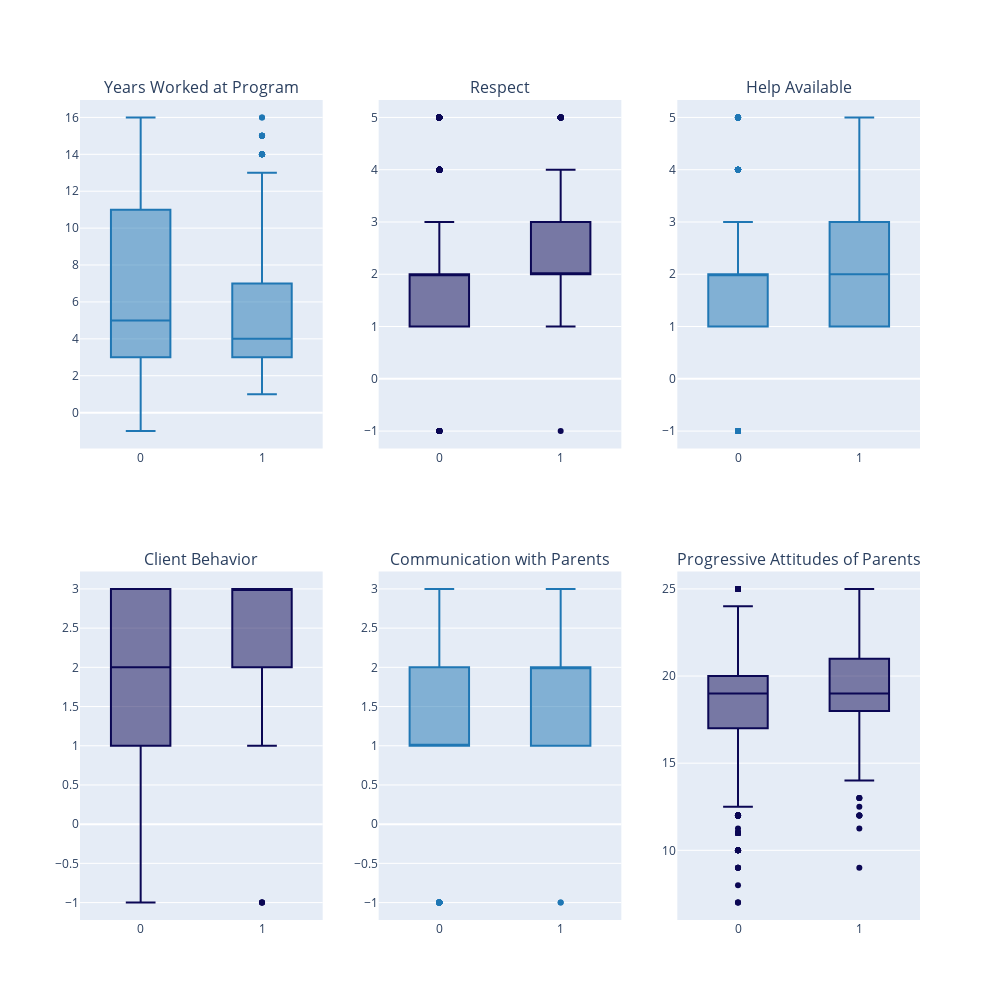

Notebook cell for this chart:
### Code cell
from plotly.subplots import make_subplots
import plotly.graph_objects as go

fig = make_subplots(rows=2, cols=3,vertical_spacing = 0.15, subplot_titles = titles2
)


j=1
for i in ["WF9_WORK_YRS","WF9_WORK_RESPECT", "WF9_WORK_HELP_AVAILABLE",
           "WF9_WORK_BEHAVIOR", "WF9_WORK_PRNTS_TALK", "WF9_ATTITUDES_PMS_PROG"]:
                                                            
    if j%3 == 0:
        col = 3
    else: 
        col = j%3   
        
    fig.add_trace(go.Box(x = data[data["WF9_CESD7_CUT"] != -1]["WF9_CESD7_CUT"], y = data[data["WF9_CESD7_CUT"]!=-1][i]), row = (j+2)//3, col =col)
        
    j+=1



fig.update_layout(height=1000, width=1000, showlegend = False,colorway = ["#1f77b4", "#0b0754"])
fig.update_xaxes(tickangle=0)


fig.show()

### Figure 1 — Plotly figure (JSON) as saved in the notebook; plotly's stock layout.template omitted (floating-point values rounded to 4 significant figures; data arrays with more than 128 entries replaced by an {"elided": "..."} marker saying what was removed)
{"data": [{"type": "box", "x": {"elided": "4532 int values"}, "xaxis": "x", "y": {"elided": "4532 int values"}, "yaxis": "y"}, {"type": "box", "x": {"elided": "4532 int values"}, "xaxis": "x2", "y": {"elided": "4532 int values"}, "yaxis": "y2"}, {"type": "box", "x": {"elided": "4532 int values"}, "xaxis": "x3", "y": {"elided": "4532 int values"}, "yaxis": "y3"}, {"type": "box", "x": {"elided": "4532 int values"}, "xaxis": "x4", "y": {"elided": "4532 int values"}, "yaxis": "y4"}, {"type": "box", "x": {"elided": "4532 int values"}, "xaxis": "x5", "y": {"elided": "4532 int values"}, "yaxis": "y5"}, {"type": "box", "x": {"elided": "4532 int values"}, "xaxis": "x6", "y": {"elided": "4532 float values"}, "yaxis": "y6"}], "layout": {"annotations": [{"font": {"size": 16}, "showarrow": false, "text": "Years Worked at Program", "x": 0.1444, "xanchor": "center", "xref": "paper", "y": 1, "yanchor": "bottom", "yref": "paper"}, {"font": {"size": 16}, "showarrow": false, "text": "Respect", "x": 0.5, "xanchor": "center", "xref": "paper", "y": 1, "yanchor": "bottom", "yref": "paper"}, {"font": {"size": 16}, "showarrow": false, "text": "Help Available", "x": 0.8556, "xanchor": "center", "xref": "paper", "y": 1, "yanchor": "bottom", "yref": "paper"}, {"font": {"size": 16}, "showarrow": false, "text": "Client Behavior", "x": 0.1444, "xanchor": "center", "xref": "paper", "y": 0.425, "yanchor": "bottom", "yref": "paper"}, {"font": {"size": 16}, "showarrow": false, "text": "Communication with Parents", "x": 0.5, "xanchor": "center", "xref": "paper", "y": 0.425, "yanchor": "bottom", "yref": "paper"}, {"font": {"size": 16}, "showarrow": false, "text": "Progressive Attitudes of Parents", "x": 0.8556, "xanchor": "center", "xref": "paper", "y": 0.425, "yanchor": "bottom", "yref": "paper"}], "colorway": ["#1f77b4", "#0b0754"], "height": 1000, "showlegend": false, "width": 1000, "xaxis": {"anchor": "y", "domain": [0, 0.2889], "tickangle": 0}, "xaxis2": {"anchor": "y2", "domain": [0.3556, 0.6444], "tickangle": 0}, "xaxis3": {"anchor": "y3", "domain": [0.7111, 1], "tickangle": 0}, "xaxis4": {"anchor": "y4", "domain": [0, 0.2889], "tickangle": 0}, "xaxis5": {"anchor": "y5", "domain": [0.3556, 0.6444], "tickangle": 0}, "xaxis6": {"anchor": "y6", "domain": [0.7111, 1], "tickangle": 0}, "yaxis": {"anchor": "x", "domain": [0.575, 1]}, "yaxis2": {"anchor": "x2", "domain": [0.575, 1]}, "yaxis3": {"anchor": "x3", "domain": [0.575, 1]}, "yaxis4": {"anchor": "x4", "domain": [0, 0.425]}, "yaxis5": {"anchor": "x5", "domain": [0, 0.425]}, "yaxis6": {"anchor": "x6", "domain": [0, 0.425]}}}
